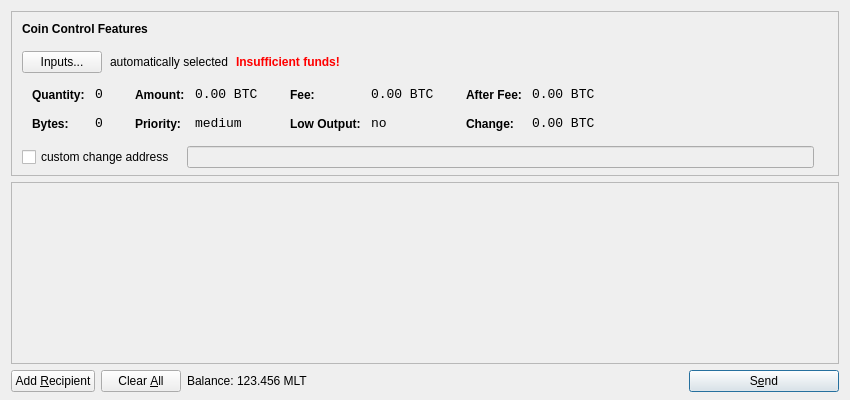
<?xml version="1.0" encoding="UTF-8"?>
<ui version="4.0">
 <class>SendCoinsDialog</class>
 <widget class="QDialog" name="SendCoinsDialog">
  <property name="geometry">
   <rect>
    <x>0</x>
    <y>0</y>
    <width>850</width>
    <height>400</height>
   </rect>
  </property>
  <property name="windowTitle">
   <string>Send Coins</string>
  </property>
  <layout class="QVBoxLayout" name="verticalLayout" stretch="0,1,0">
   <property name="bottomMargin">
    <number>8</number>
   </property>
   <item>
    <widget class="QFrame" name="frameCoinControl">
     <property name="sizePolicy">
      <sizepolicy hsizetype="Expanding" vsizetype="Expanding">
       <horstretch>0</horstretch>
       <verstretch>0</verstretch>
      </sizepolicy>
     </property>
     <property name="maximumSize">
      <size>
       <width>16777215</width>
       <height>16777215</height>
      </size>
     </property>
     <property name="frameShape">
      <enum>QFrame::StyledPanel</enum>
     </property>
     <property name="frameShadow">
      <enum>QFrame::Sunken</enum>
     </property>
     <layout class="QVBoxLayout" name="verticalLayoutCoinControl2">
      <property name="spacing">
       <number>-1</number>
      </property>
      <property name="leftMargin">
       <number>0</number>
      </property>
      <property name="topMargin">
       <number>0</number>
      </property>
      <property name="rightMargin">
       <number>0</number>
      </property>
      <property name="bottomMargin">
       <number>6</number>
      </property>
      <item>
       <layout class="QVBoxLayout" name="verticalLayoutCoinControl" stretch="0,0,0,0,1">
        <property name="spacing">
         <number>0</number>
        </property>
        <property name="leftMargin">
         <number>10</number>
        </property>
        <property name="topMargin">
         <number>10</number>
        </property>
        <item>
         <layout class="QHBoxLayout" name="horizontalLayoutCoinControl1">
          <property name="bottomMargin">
           <number>15</number>
          </property>
          <item>
           <widget class="QLabel" name="labelCoinControlFeatures">
            <property name="sizePolicy">
             <sizepolicy hsizetype="Preferred" vsizetype="Maximum">
              <horstretch>0</horstretch>
              <verstretch>0</verstretch>
             </sizepolicy>
            </property>
            <property name="font">
             <font>
              <weight>75</weight>
              <bold>true</bold>
             </font>
            </property>
            <property name="styleSheet">
             <string notr="true">font-weight:bold;</string>
            </property>
            <property name="text">
             <string>Coin Control Features</string>
            </property>
           </widget>
          </item>
         </layout>
        </item>
        <item>
         <layout class="QHBoxLayout" name="horizontalLayoutCoinControl2" stretch="0,0,0,0">
          <property name="spacing">
           <number>8</number>
          </property>
          <property name="bottomMargin">
           <number>10</number>
          </property>
          <item>
           <widget class="QPushButton" name="pushButtonCoinControl">
            <property name="styleSheet">
             <string notr="true"/>
            </property>
            <property name="text">
             <string>Inputs...</string>
            </property>
           </widget>
          </item>
          <item>
           <widget class="QLabel" name="labelCoinControlAutomaticallySelected">
            <property name="text">
             <string>automatically selected</string>
            </property>
            <property name="margin">
             <number>5</number>
            </property>
           </widget>
          </item>
          <item>
           <widget class="QLabel" name="labelCoinControlInsuffFunds">
            <property name="font">
             <font>
              <weight>75</weight>
              <bold>true</bold>
             </font>
            </property>
            <property name="styleSheet">
             <string notr="true">color:red;font-weight:bold;</string>
            </property>
            <property name="text">
             <string>Insufficient funds!</string>
            </property>
            <property name="margin">
             <number>5</number>
            </property>
           </widget>
          </item>
          <item>
           <spacer name="horizontalSpacerCoinControl">
            <property name="orientation">
             <enum>Qt::Horizontal</enum>
            </property>
            <property name="sizeHint" stdset="0">
             <size>
              <width>40</width>
              <height>1</height>
             </size>
            </property>
           </spacer>
          </item>
         </layout>
        </item>
        <item>
         <widget class="QWidget" name="widgetCoinControl" native="true">
          <property name="sizePolicy">
           <sizepolicy hsizetype="Preferred" vsizetype="Preferred">
            <horstretch>0</horstretch>
            <verstretch>0</verstretch>
           </sizepolicy>
          </property>
          <property name="minimumSize">
           <size>
            <width>0</width>
            <height>0</height>
           </size>
          </property>
          <property name="styleSheet">
           <string notr="true"/>
          </property>
          <layout class="QHBoxLayout" name="horizontalLayoutCoinControl5">
           <property name="margin">
            <number>0</number>
           </property>
           <item>
            <layout class="QHBoxLayout" name="horizontalLayoutCoinControl3" stretch="0,0,0,1">
             <property name="spacing">
              <number>20</number>
             </property>
             <property name="topMargin">
              <number>0</number>
             </property>
             <property name="bottomMargin">
              <number>10</number>
             </property>
             <item>
              <layout class="QFormLayout" name="formLayoutCoinControl1">
               <property name="horizontalSpacing">
                <number>10</number>
               </property>
               <property name="verticalSpacing">
                <number>14</number>
               </property>
               <property name="leftMargin">
                <number>10</number>
               </property>
               <property name="topMargin">
                <number>4</number>
               </property>
               <property name="rightMargin">
                <number>6</number>
               </property>
               <item row="0" column="0">
                <widget class="QLabel" name="labelCoinControlQuantityText">
                 <property name="styleSheet">
                  <string notr="true">font-weight:bold;</string>
                 </property>
                 <property name="text">
                  <string>Quantity:</string>
                 </property>
                 <property name="margin">
                  <number>0</number>
                 </property>
                </widget>
               </item>
               <item row="0" column="1">
                <widget class="QLabel" name="labelCoinControlQuantity">
                 <property name="font">
                  <font>
                   <family>Monospace</family>
                   <pointsize>10</pointsize>
                  </font>
                 </property>
                 <property name="cursor">
                  <cursorShape>IBeamCursor</cursorShape>
                 </property>
                 <property name="contextMenuPolicy">
                  <enum>Qt::ActionsContextMenu</enum>
                 </property>
                 <property name="text">
                  <string notr="true">0</string>
                 </property>
                 <property name="margin">
                  <number>0</number>
                 </property>
                 <property name="textInteractionFlags">
                  <set>Qt::LinksAccessibleByMouse|Qt::TextSelectableByKeyboard|Qt::TextSelectableByMouse</set>
                 </property>
                </widget>
               </item>
               <item row="1" column="0">
                <widget class="QLabel" name="labelCoinControlBytesText">
                 <property name="styleSheet">
                  <string notr="true">font-weight:bold;</string>
                 </property>
                 <property name="text">
                  <string>Bytes:</string>
                 </property>
                </widget>
               </item>
               <item row="1" column="1">
                <widget class="QLabel" name="labelCoinControlBytes">
                 <property name="font">
                  <font>
                   <family>Monospace</family>
                   <pointsize>10</pointsize>
                  </font>
                 </property>
                 <property name="cursor">
                  <cursorShape>IBeamCursor</cursorShape>
                 </property>
                 <property name="contextMenuPolicy">
                  <enum>Qt::ActionsContextMenu</enum>
                 </property>
                 <property name="text">
                  <string notr="true">0</string>
                 </property>
                 <property name="textInteractionFlags">
                  <set>Qt::LinksAccessibleByMouse|Qt::TextSelectableByKeyboard|Qt::TextSelectableByMouse</set>
                 </property>
                </widget>
               </item>
              </layout>
             </item>
             <item>
              <layout class="QFormLayout" name="formLayoutCoinControl2">
               <property name="horizontalSpacing">
                <number>10</number>
               </property>
               <property name="verticalSpacing">
                <number>14</number>
               </property>
               <property name="leftMargin">
                <number>6</number>
               </property>
               <property name="topMargin">
                <number>4</number>
               </property>
               <property name="rightMargin">
                <number>6</number>
               </property>
               <item row="0" column="0">
                <widget class="QLabel" name="labelCoinControlAmountText">
                 <property name="styleSheet">
                  <string notr="true">font-weight:bold;</string>
                 </property>
                 <property name="text">
                  <string>Amount:</string>
                 </property>
                 <property name="margin">
                  <number>0</number>
                 </property>
                </widget>
               </item>
               <item row="0" column="1">
                <widget class="QLabel" name="labelCoinControlAmount">
                 <property name="font">
                  <font>
                   <family>Monospace</family>
                   <pointsize>10</pointsize>
                  </font>
                 </property>
                 <property name="cursor">
                  <cursorShape>IBeamCursor</cursorShape>
                 </property>
                 <property name="contextMenuPolicy">
                  <enum>Qt::ActionsContextMenu</enum>
                 </property>
                 <property name="text">
                  <string notr="true">0.00 BTC</string>
                 </property>
                 <property name="textInteractionFlags">
                  <set>Qt::LinksAccessibleByMouse|Qt::TextSelectableByKeyboard|Qt::TextSelectableByMouse</set>
                 </property>
                </widget>
               </item>
               <item row="1" column="0">
                <widget class="QLabel" name="labelCoinControlPriorityText">
                 <property name="styleSheet">
                  <string notr="true">font-weight:bold;</string>
                 </property>
                 <property name="text">
                  <string>Priority:</string>
                 </property>
                </widget>
               </item>
               <item row="1" column="1">
                <widget class="QLabel" name="labelCoinControlPriority">
                 <property name="font">
                  <font>
                   <family>Monospace</family>
                   <pointsize>10</pointsize>
                  </font>
                 </property>
                 <property name="cursor">
                  <cursorShape>IBeamCursor</cursorShape>
                 </property>
                 <property name="contextMenuPolicy">
                  <enum>Qt::ActionsContextMenu</enum>
                 </property>
                 <property name="text">
                  <string>medium</string>
                 </property>
                 <property name="textInteractionFlags">
                  <set>Qt::LinksAccessibleByMouse|Qt::TextSelectableByKeyboard|Qt::TextSelectableByMouse</set>
                 </property>
                </widget>
               </item>
              </layout>
             </item>
             <item>
              <layout class="QFormLayout" name="formLayoutCoinControl3">
               <property name="horizontalSpacing">
                <number>10</number>
               </property>
               <property name="verticalSpacing">
                <number>14</number>
               </property>
               <property name="leftMargin">
                <number>6</number>
               </property>
               <property name="topMargin">
                <number>4</number>
               </property>
               <property name="rightMargin">
                <number>6</number>
               </property>
               <item row="0" column="0">
                <widget class="QLabel" name="labelCoinControlFeeText">
                 <property name="styleSheet">
                  <string notr="true">font-weight:bold;</string>
                 </property>
                 <property name="text">
                  <string>Fee:</string>
                 </property>
                 <property name="margin">
                  <number>0</number>
                 </property>
                </widget>
               </item>
               <item row="0" column="1">
                <widget class="QLabel" name="labelCoinControlFee">
                 <property name="font">
                  <font>
                   <family>Monospace</family>
                   <pointsize>10</pointsize>
                  </font>
                 </property>
                 <property name="cursor">
                  <cursorShape>IBeamCursor</cursorShape>
                 </property>
                 <property name="contextMenuPolicy">
                  <enum>Qt::ActionsContextMenu</enum>
                 </property>
                 <property name="text">
                  <string notr="true">0.00 BTC</string>
                 </property>
                 <property name="textInteractionFlags">
                  <set>Qt::LinksAccessibleByMouse|Qt::TextSelectableByKeyboard|Qt::TextSelectableByMouse</set>
                 </property>
                </widget>
               </item>
               <item row="1" column="0">
                <widget class="QLabel" name="labelCoinControlLowOutputText">
                 <property name="styleSheet">
                  <string notr="true">font-weight:bold;</string>
                 </property>
                 <property name="text">
                  <string>Low Output:</string>
                 </property>
                </widget>
               </item>
               <item row="1" column="1">
                <widget class="QLabel" name="labelCoinControlLowOutput">
                 <property name="font">
                  <font>
                   <family>Monospace</family>
                   <pointsize>10</pointsize>
                  </font>
                 </property>
                 <property name="cursor">
                  <cursorShape>IBeamCursor</cursorShape>
                 </property>
                 <property name="contextMenuPolicy">
                  <enum>Qt::ActionsContextMenu</enum>
                 </property>
                 <property name="text">
                  <string>no</string>
                 </property>
                 <property name="textInteractionFlags">
                  <set>Qt::LinksAccessibleByMouse|Qt::TextSelectableByKeyboard|Qt::TextSelectableByMouse</set>
                 </property>
                </widget>
               </item>
              </layout>
             </item>
             <item>
              <layout class="QFormLayout" name="formLayoutCoinControl4">
               <property name="horizontalSpacing">
                <number>10</number>
               </property>
               <property name="verticalSpacing">
                <number>14</number>
               </property>
               <property name="leftMargin">
                <number>6</number>
               </property>
               <property name="topMargin">
                <number>4</number>
               </property>
               <property name="rightMargin">
                <number>6</number>
               </property>
               <item row="0" column="0">
                <widget class="QLabel" name="labelCoinControlAfterFeeText">
                 <property name="styleSheet">
                  <string notr="true">font-weight:bold;</string>
                 </property>
                 <property name="text">
                  <string>After Fee:</string>
                 </property>
                 <property name="margin">
                  <number>0</number>
                 </property>
                </widget>
               </item>
               <item row="0" column="1">
                <widget class="QLabel" name="labelCoinControlAfterFee">
                 <property name="font">
                  <font>
                   <family>Monospace</family>
                   <pointsize>10</pointsize>
                  </font>
                 </property>
                 <property name="cursor">
                  <cursorShape>IBeamCursor</cursorShape>
                 </property>
                 <property name="contextMenuPolicy">
                  <enum>Qt::ActionsContextMenu</enum>
                 </property>
                 <property name="text">
                  <string notr="true">0.00 BTC</string>
                 </property>
                 <property name="textInteractionFlags">
                  <set>Qt::LinksAccessibleByMouse|Qt::TextSelectableByKeyboard|Qt::TextSelectableByMouse</set>
                 </property>
                </widget>
               </item>
               <item row="1" column="0">
                <widget class="QLabel" name="labelCoinControlChangeText">
                 <property name="styleSheet">
                  <string notr="true">font-weight:bold;</string>
                 </property>
                 <property name="text">
                  <string>Change:</string>
                 </property>
                </widget>
               </item>
               <item row="1" column="1">
                <widget class="QLabel" name="labelCoinControlChange">
                 <property name="font">
                  <font>
                   <family>Monospace</family>
                   <pointsize>10</pointsize>
                  </font>
                 </property>
                 <property name="cursor">
                  <cursorShape>IBeamCursor</cursorShape>
                 </property>
                 <property name="contextMenuPolicy">
                  <enum>Qt::ActionsContextMenu</enum>
                 </property>
                 <property name="text">
                  <string notr="true">0.00 BTC</string>
                 </property>
                 <property name="textInteractionFlags">
                  <set>Qt::LinksAccessibleByMouse|Qt::TextSelectableByKeyboard|Qt::TextSelectableByMouse</set>
                 </property>
                </widget>
               </item>
              </layout>
             </item>
            </layout>
           </item>
          </layout>
         </widget>
        </item>
        <item>
         <layout class="QHBoxLayout" name="horizontalLayoutCoinControl4" stretch="0,0,0">
          <property name="spacing">
           <number>12</number>
          </property>
          <property name="sizeConstraint">
           <enum>QLayout::SetDefaultConstraint</enum>
          </property>
          <property name="topMargin">
           <number>5</number>
          </property>
          <property name="rightMargin">
           <number>5</number>
          </property>
          <item>
           <widget class="QCheckBox" name="checkBoxCoinControlChange">
            <property name="text">
             <string>custom change address</string>
            </property>
           </widget>
          </item>
          <item>
           <widget class="QLineEdit" name="lineEditCoinControlChange">
            <property name="enabled">
             <bool>false</bool>
            </property>
            <property name="sizePolicy">
             <sizepolicy hsizetype="Expanding" vsizetype="Fixed">
              <horstretch>0</horstretch>
              <verstretch>0</verstretch>
             </sizepolicy>
            </property>
           </widget>
          </item>
          <item>
           <widget class="QLabel" name="labelCoinControlChangeLabel">
            <property name="sizePolicy">
             <sizepolicy hsizetype="Preferred" vsizetype="Expanding">
              <horstretch>0</horstretch>
              <verstretch>0</verstretch>
             </sizepolicy>
            </property>
            <property name="minimumSize">
             <size>
              <width>0</width>
              <height>0</height>
             </size>
            </property>
            <property name="text">
             <string/>
            </property>
            <property name="margin">
             <number>3</number>
            </property>
           </widget>
          </item>
         </layout>
        </item>
        <item>
         <spacer name="verticalSpacerCoinControl">
          <property name="orientation">
           <enum>Qt::Vertical</enum>
          </property>
          <property name="sizeHint" stdset="0">
           <size>
            <width>800</width>
            <height>1</height>
           </size>
          </property>
         </spacer>
        </item>
       </layout>
      </item>
     </layout>
    </widget>
   </item>
   <item>
    <widget class="QScrollArea" name="scrollArea">
     <property name="widgetResizable">
      <bool>true</bool>
     </property>
     <widget class="QWidget" name="scrollAreaWidgetContents">
      <property name="geometry">
       <rect>
        <x>0</x>
        <y>0</y>
        <width>830</width>
        <height>165</height>
       </rect>
      </property>
      <layout class="QVBoxLayout" name="verticalLayout_2">
       <property name="margin">
        <number>0</number>
       </property>
       <item>
        <layout class="QVBoxLayout" name="entries">
         <property name="spacing">
          <number>6</number>
         </property>
        </layout>
       </item>
       <item>
        <spacer name="verticalSpacer">
         <property name="orientation">
          <enum>Qt::Vertical</enum>
         </property>
         <property name="sizeHint" stdset="0">
          <size>
           <width>20</width>
           <height>40</height>
          </size>
         </property>
        </spacer>
       </item>
      </layout>
     </widget>
    </widget>
   </item>
   <item>
    <layout class="QHBoxLayout" name="horizontalLayout">
     <item>
      <widget class="QPushButton" name="addButton">
       <property name="toolTip">
        <string>Send to multiple recipients at once</string>
       </property>
       <property name="text">
        <string>Add &amp;Recipient</string>
       </property>
       <property name="icon">
        <iconset resource="../bitcoin.qrc">
         <normaloff>:/icons/add</normaloff>:/icons/add</iconset>
       </property>
       <property name="autoDefault">
        <bool>false</bool>
       </property>
      </widget>
     </item>
     <item>
      <widget class="QPushButton" name="clearButton">
       <property name="sizePolicy">
        <sizepolicy hsizetype="Minimum" vsizetype="Fixed">
         <horstretch>0</horstretch>
         <verstretch>0</verstretch>
        </sizepolicy>
       </property>
       <property name="toolTip">
        <string>Remove all transaction fields</string>
       </property>
       <property name="text">
        <string>Clear &amp;All</string>
       </property>
       <property name="icon">
        <iconset resource="../bitcoin.qrc">
         <normaloff>:/icons/remove</normaloff>:/icons/remove</iconset>
       </property>
       <property name="autoRepeatDelay">
        <number>300</number>
       </property>
       <property name="autoDefault">
        <bool>false</bool>
       </property>
      </widget>
     </item>
     <item>
      <layout class="QHBoxLayout" name="horizontalLayout_2">
       <property name="spacing">
        <number>3</number>
       </property>
       <item>
        <widget class="QLabel" name="label">
         <property name="text">
          <string>Balance:</string>
         </property>
        </widget>
       </item>
       <item>
        <widget class="QLabel" name="labelBalance">
         <property name="cursor">
          <cursorShape>IBeamCursor</cursorShape>
         </property>
         <property name="text">
          <string>123.456 MLT</string>
         </property>
         <property name="textInteractionFlags">
          <set>Qt::LinksAccessibleByMouse|Qt::TextSelectableByKeyboard|Qt::TextSelectableByMouse</set>
         </property>
        </widget>
       </item>
      </layout>
     </item>
     <item>
      <spacer name="horizontalSpacer">
       <property name="orientation">
        <enum>Qt::Horizontal</enum>
       </property>
       <property name="sizeHint" stdset="0">
        <size>
         <width>40</width>
         <height>20</height>
        </size>
       </property>
      </spacer>
     </item>
     <item>
      <widget class="QPushButton" name="sendButton">
       <property name="minimumSize">
        <size>
         <width>150</width>
         <height>0</height>
        </size>
       </property>
       <property name="toolTip">
        <string>Confirm the send action</string>
       </property>
       <property name="text">
        <string>S&amp;end</string>
       </property>
       <property name="icon">
        <iconset resource="../bitcoin.qrc">
         <normaloff>:/icons/send</normaloff>:/icons/send</iconset>
       </property>
       <property name="default">
        <bool>true</bool>
       </property>
      </widget>
     </item>
    </layout>
   </item>
  </layout>
 </widget>
 <resources>
  <include location="../bitcoin.qrc"/>
 </resources>
 <connections/>
</ui>
